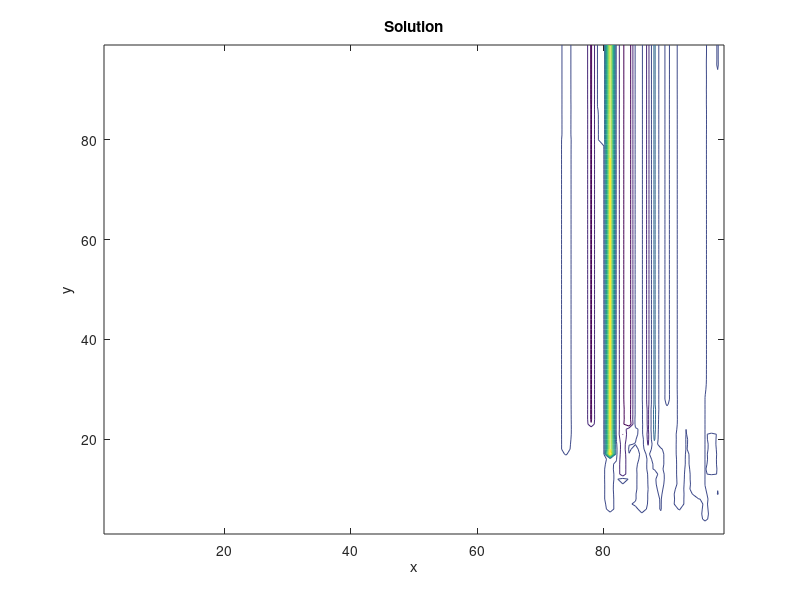

MATLAB code to generate this figure:
clear;close all;clc;

% D2Q9 solver
% Simple channel.
% West: fixed-velocity inlet
% North: wall
% South: wall 
% East: 2nd-order-extrapolation outlet.

addpath basic
addpath post

% Numerical input parameters.
nodes = [100, 100]; % x nodes, y nodes.
dh = 1; % dh = dx = dy.
timesteps = 100;
dt = 1; % timestep.

% Physical input parameters.
u0 = 0.1;
rho0 = 5;
alpha = 0.01;
Re = u0*nodes(1)/alpha;
disp(['Reynolds number: ' num2str(Re)]);

% Lattice link constants.
w = zeros(9,1);
w(1) = 4/9;
w(2:5) = 1/9;
w(6:9) = 1/36;
c = zeros(9,2);
c(1,:) = [0, 0];
c(2,:) = [1, 0];
c(3,:) = [0, 1];
c(4,:) = [-1, 0];
c(5,:) = [0, -1];
c(6,:) = [1, 1];
c(7,:) = [-1, 1];
c(8,:) = [-1, -1];
c(9,:) = [1, -1];

% Derived inputs.
omega = 1 / ( 3*alpha + 0.5 );

% Initialize.
rho = rho0*ones(nodes(2),nodes(1));
u = u0*ones(nodes(2),nodes(1));
v = zeros(nodes(2),nodes(1));
f = zeros(nodes(2),nodes(1),9);
feq = zeros(nodes(2),nodes(1),9);
% Wall BCs.
u(1,:) = 0;
v(1,:) = 0;
u(end,:) = 0;
v(end,:) = 0;

% Main loop.
reconstruction_time = 0;
collision_time = 0;
streaming_time = 0;
bc_time = 0;
for iter = 1:timesteps
    disp(['Running timestep ' num2str(iter)]);
    % Collision.
    tic;
    t1 = u.*u + v.*v;
    for k = 1:9
        t2 = c(k,1)*u + c(k,2)*v;
        feq(:,:,k) = w(k)*rho.*(1 + 3*t2 + 4.5*t2.^2 - 1.5*t1);
        f(:,:,k) = omega*feq(:,:,k)+(1-omega)*f(:,:,k);
    end
    collision_time = collision_time + toc;
    % Streaming.
    tic;
    f(:,2:end,2) = f(:,1:end-1,2); % East vector.
    f(2:end,:,3) = f(1:end-1,:,3); % North vector.
    f(:,1:end-1,4) = f(:,2:end,4); % West vector.
    f(1:end-1,:,5) = f(2:end,:,5); % South vector.
    f(2:end,2:end,6) = f(1:end-1,1:end-1,6); % Northeast vector.
    f(2:end,1:end-1,7) = f(1:end-1,2:end,7); % Northwest vector.
    f(1:end-1,1:end-1,8) = f(2:end,2:end,8); % Southwest vector.
    f(1:end-1,2:end,9) = f(2:end,1:end-1,9); % Southeast vector.
    streaming_time = streaming_time + toc;
    % BC.
    tic;
    % Only horizontal velocity.
    rho_west = ( 1 / ( 1 - u0 ) ) * ...
        ( f(2:end-1,1,1) + f(2:end-1,1,3) + f(2:end-1,1,5) + ...
        2*( f(2:end-1,1,4) + f(2:end-1,1,7) + f(2:end-1,1,8) ) );
    f(2:end-1,1,2) = f(2:end-1,1,4) + 2 / 3 * u0 * rho_west; % West inlet.
    f(2:end-1,1,6) = f(2:end-1,1,8) + u0 / 6 * rho_west; % West inlet.
    f(2:end-1,1,9) = f(2:end-1,1,7) + u0 / 6 * rho_west; % West inlet.
    u_east = -1 + ( f(2:end-1,end,1) + f(2:end-1,end,3) + f(2:end-1,end,5) + ...
        2*( f(2:end-1,end,2) + f(2:end-1,end,6) + f(2:end-1,end,9) ) ) / rho0;
    f(2:end-1,end,4) = 2*f(2:end-1,end-1,4)...
        - f(2:end-1,end-2,4); % East outlet (extrapolation).
    f(2:end-1,end,8) = 2*f(2:end-1,end-1,8)...
        - f(2:end-1,end-2,8); % East outlet (extrapolation).
    f(2:end-1,end,7) = 2*f(2:end-1,end-1,7)...
        - f(2:end-1,end-2,7); % East outlet (extrapolation).
    f(1,:,3) = f(1,:,5); % South wall.
    f(1,:,6) = f(1,:,8); % South wall.
    f(1,:,7) = f(1,:,9); % South wall.
    f(end,:,5) = f(end,:,3); % North wall.
    f(end,:,9) = f(end,:,7); % North wall.
    f(end,:,8) = f(end,:,6); % North wall.
    bc_time = bc_time + toc;
    % Density and velocity reconstruction.
    tic;
    rho = sum(f,3);
    rho(2:end-1,1) = rho_west;
    rho(1,:) = f(1,:,1) + f(1,:,2) + f(1,:,4) + ...
        2 * ( f(1,:,8) + f(1,:,5) + f(1,:,9) );
    rho(end,:) = f(end,:,1) + f(end,:,2) + f(end,:,4) + ...
        2 * ( f(end,:,7) + f(end,:,3) + f(end,:,6) );
%     rho(2:end-1,end) = f(2:end-1,end,1) + f(2:end-1,end,3) + f(2:end-1,end,5) + ...
%         2 * ( f(2:end-1,end,2) + f(2:end-1,end,6) + f(2:end-1,end,9) );
    u(2:end-1,2:end-1) = 0;
    v(2:end-1,2:end-1) = 0;
    for k = 1:9
        u(2:end-1,2:end-1) = u(2:end-1,2:end-1) + c(k,1)*f(2:end-1,2:end-1,k);
        v(2:end-1,2:end-1) = v(2:end-1,2:end-1) + c(k,2)*f(2:end-1,2:end-1,k);
    end
    u(2:end-1,2:end-1) = u(2:end-1,2:end-1) ./ rho(2:end-1,2:end-1);
    v(2:end-1,2:end-1) = v(2:end-1,2:end-1) ./ rho(2:end-1,2:end-1);
    v(2:end-1,end) = 0;
    reconstruction_time = reconstruction_time + toc;
end

% Timing outputs.
total_time = reconstruction_time + collision_time + streaming_time + bc_time;
disp(['Solution reconstruction time (s): ' num2str(reconstruction_time)]);
disp(['Collision time (s): ' num2str(collision_time)]);
disp(['Streaming time (s): ' num2str(streaming_time)]);
disp(['BC time (s): ' num2str(bc_time)]);
disp(['Solution reconstruction fraction: ' num2str(reconstruction_time/total_time)]);
disp(['Collision fraction: ' num2str(collision_time/total_time)]);
disp(['Streaming fraction: ' num2str(streaming_time/total_time)]);
disp(['BC fraction: ' num2str(bc_time/total_time)]);

% Streamfunction calculation.
strf = zeros(nodes(2),nodes(1));
for i = 2:nodes(1)
    rho_av = 0.5*( rho(1,i-1) + rho(1,i) );
    strf(1,i) = strf(1,i-1) - 0.5*rho_av*( v(1,i-1) + v(1,i) );
    for j = 2:nodes(2)
        rho_m = 0.5 * ( rho(j,i) + rho(j-1,i) );
        strf(j,i) = strf(j-1,i) + 0.5*rho_m*( u(j-1,i) + u(j,i) );
    end
end

% Plotting results!
figure;
L = dh*[nodes(1)-1, nodes(2)-1] ; % x , y dimensions of physical domain.
x = linspace(0,L(1),nodes(1))';
y = linspace(0,L(2),nodes(2))';
[X, Y] = meshgrid(x,y);
contour(X(2:end,2:end), Y(2:end,2:end), strf(2:end,2:end));
title('Solution');
xlabel('x');
ylabel('y');


